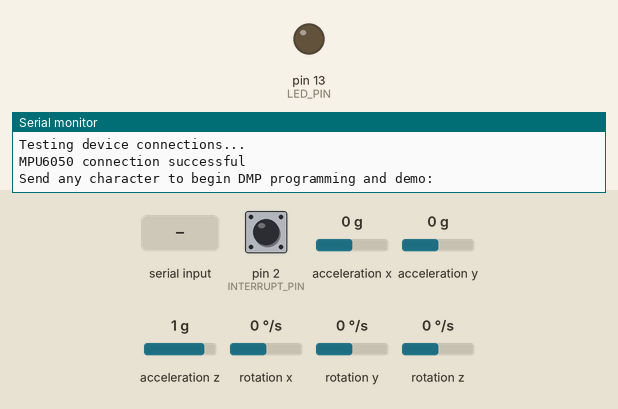
Simulated run of this sketch. Board: Arduino Leonardo, built with avr-gcc and run on an emulated ATmega32U4. Parts: output pins drawn as LEDs (lit = HIGH), the last lines printed to the serial monitor. Dashed ring = blinking. Inputs (shaded band) come from the test bench; at power-on: rotation z 0 °/s, acceleration x 0 g, acceleration y 0 g, pin 2 (INTERRUPT_PIN) LOW, acceleration z 1 g, rotation x 0 °/s, rotation y 0 °/s. The sensor or clock chip raises its interrupt line as the real part does.

Above: at 0.8 s.
0.9 s: "1\n" received over Serial
At 2.58 s:
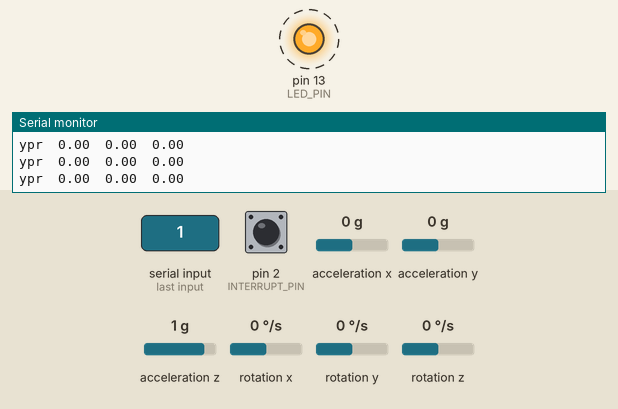
3.9 s: rotation z set to 100 °/s
6.9 s: acceleration x set to -1.4 g
12.9 s: acceleration x set to 0 g
15.9 s: acceleration y set to -1.4 g
Timing chart, 0 to 19.9 s (numbered marks = the images above; inputs shaded):
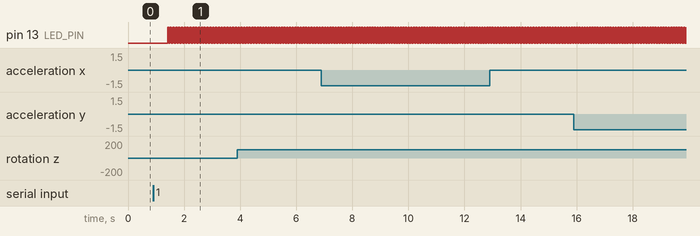

The sketch:

MPU6050_DMP6.ino
```cpp
/*
I2C device class (I2Cdev) demonstration Arduino sketch for MPU6050 class using DMP (MotionApps v2.0)
6/21/2012 by Jeff Rowberg <jeff@rowberg.net>
Updates should (hopefully) always be available at https://github.com/jrowberg/i2cdevlib

Changelog:
    2016-04-18 - Eliminated a potential infinite loop
    2013-05-08 - Added seamless Fastwire support
               - Added note about gyro calibration
    2012-06-21 - Added note about Arduino 1.0.1 + Leonardo compatibility error
    2012-06-20 - Improved FIFO overflow handling and simplified read process
    2012-06-19 - Completely rearranged DMP initialisation code and simplification
    2012-06-13 - Pull gyro and accel data from FIFO packet instead of reading directly
    2012-06-09 - Fix broken FIFO read sequence and change interrupt detection to RISING
    2012-06-05 - Add gravity-compensated initial reference frame acceleration output
               - Add 3D math helper file to DMP6 example sketch
               - Add Euler output and Yaw/Pitch/Roll output formats
    2012-06-04 - Remove accel offset clearing for better results (thanks Sungon Lee)
    2012-06-01 - Fixed gyro sensitivity to be 2000 deg/sec instead of 250
    2012-05-30 - Basic DMP initialisation working
*/

/* ============================================
I2Cdev device library code is placed under the MIT license
Copyright (c) 2012 Jeff Rowberg

Permission is hereby granted, free of charge, to any person obtaining a copy
of this software and associated documentation files (the "Software"), to deal
in the Software without restriction, including without limitation the rights
to use, copy, modify, merge, publish, distribute, sublicense, and/or sell
copies of the Software, and to permit persons to whom the Software is
furnished to do so, subject to the following conditions:

The above copyright notice and this permission notice shall be included in
all copies or substantial portions of the Software.

THE SOFTWARE IS PROVIDED "AS IS", WITHOUT WARRANTY OF ANY KIND, EXPRESS OR
IMPLIED, INCLUDING BUT NOT LIMITED TO THE WARRANTIES OF MERCHANTABILITY,
FITNESS FOR A PARTICULAR PURPOSE AND NONINFRINGEMENT. IN NO EVENT SHALL THE
AUTHORS OR COPYRIGHT HOLDERS BE LIABLE FOR ANY CLAIM, DAMAGES OR OTHER
LIABILITY, WHETHER IN AN ACTION OF CONTRACT, TORT OR OTHERWISE, ARISING FROM,
OUT OF OR IN CONNECTION WITH THE SOFTWARE OR THE USE OR OTHER DEALINGS IN
THE SOFTWARE.
===============================================
*/

// I2Cdev and MPU6050 must be installed as libraries, or else the .cpp/.h files
// for both classes must be in the include path of your project
#include "I2Cdev.h"
#include "MPU6050_6Axis_MotionApps20.h"
// #include "MPU6050.h" // not necessary if using MotionApps include file

// Arduino Wire library is required if I2Cdev I2CDEV_ARDUINO_WIRE implementation
// is used in I2Cdev.h
#if I2CDEV_IMPLEMENTATION == I2CDEV_ARDUINO_WIRE
#include "Wire.h"
#endif

// Class default I2C address is 0x68
// specific I2C addresses may be passed as a parameter here
// AD0 low = 0x68 (default for SparkFun breakout and InvenSense evaluation board)
// AD0 high = 0x69
MPU6050 mpu;
// MPU6050 mpu(0x69); // <-- use for AD0 high

/* =========================================================================
NOTE: In addition to connection 3.3v, GND, SDA, and SCL, this sketch
depends on the MPU-6050's INT pin being connected to the Arduino's
external interrupt #0 pin. On the Arduino Uno and Mega 2560, this is
digital I/O pin 2.
========================================================================= */

/* =========================================================================
NOTE: Arduino v1.0.1 with the Leonardo board generates a compile error
when using Serial.write(buf, len). The Teapot output uses this method.
The solution requires a modification to the Arduino USBAPI.h file, which
is fortunately simple, but annoying. This will be fixed in the next IDE
release. For more info, see these links:

http://arduino.cc/forum/index.php/topic,109987.0.html
http://code.google.com/p/arduino/issues/detail?id=958
========================================================================= */


// Uncomment "OUTPUT_READABLE_QUATERNION" if you want to see the actual
// quaternion components in a [w, x, y, z] format (not best for parsing
// on a remote host such as Processing or something though)
// #define OUTPUT_READABLE_QUATERNION

// Uncomment "OUTPUT_READABLE_EULER" if you want to see Euler angles
// (in degrees) calculated from the quaternions coming from the FIFO.
// Note that Euler angles suffer from gimbal lock (for more info, see
// http://en.wikipedia.org/wiki/Gimbal_lock)
// #define OUTPUT_READABLE_EULER

// Uncomment "OUTPUT_READABLE_YAWPITCHROLL" if you want to see the yaw/
// pitch/roll angles (in degrees) calculated from the quaternions coming
// from the FIFO. Note this also requires gravity vector calculations.
// Also note that yaw/pitch/roll angles suffer from gimbal lock (for
// more info, see: http://en.wikipedia.org/wiki/Gimbal_lock)
#define OUTPUT_READABLE_YAWPITCHROLL

// Uncomment "OUTPUT_READABLE_REALACCEL" if you want to see acceleration
// components with gravity removed. This acceleration reference frame is
// not compensated for orientation, so +X is always +X according to the
// sensor, just without the effects of gravity. If you want acceleration
// compensated for orientation, us OUTPUT_READABLE_WORLDACCEL instead.
// #define OUTPUT_READABLE_REALACCEL

// Uncomment "OUTPUT_READABLE_WORLDACCEL" if you want to see acceleration
// components with gravity removed and adjusted for the world frame of
// reference (yaw is relative to initial orientation, since no magnetometer
// is present in this case). Could be quite handy in some cases.
// #define OUTPUT_READABLE_WORLDACCEL

// Uncomment "OUTPUT_TEAPOT" if you want output that matches the
// format used for the InvenSense teapot demo
// #define OUTPUT_TEAPOT


#define INTERRUPT_PIN 2  // use pin 2 on Arduino Uno & most boards
#define LED_PIN 13  // (Arduino is 13)
bool blinkState = false;

// MPU control/status vars
bool dmpReady = false;  // set true if DMP init was successful
uint8_t mpuIntStatus;   // holds actual interrupt status byte from MPU
uint8_t devStatus;      // return status after each device operation (0 = success, !0 = error)
uint16_t packetSize;    // expected DMP packet size (default is 42 bytes)
uint16_t fifoCount;     // count of all bytes currently in FIFO
uint8_t fifoBuffer[64]; // FIFO storage buffer

// Orientation/motion vars
Quaternion q;           // [w, x, y, z]         quaternion container
VectorInt16 aa;         // [x, y, z]            accel sensor measurements
VectorInt16 aaReal;     // [x, y, z]            gravity-free accel sensor measurements
VectorInt16 aaWorld;    // [x, y, z]            world-frame accel sensor measurements
VectorFloat gravity;    // [x, y, z]            gravity vector
float euler[3];         // [psi, theta, phi]    Euler angle container
float ypr[3];           // [yaw, pitch, roll]   yaw/pitch/roll container and gravity vector

// Packet structure for InvenSense teapot demo
uint8_t teapotPacket[14] = { '$', 0x02, 0,0, 0,0, 0,0, 0,0, 0x00, 0x00, '\r', '\n' };


// ================================================================
// ===               INTERRUPT DETECTION ROUTINE                ===
// ================================================================

volatile bool mpuInterrupt = false;     // Indicates whether MPU interrupt pin has gone high
void dmpDataReady() {
    mpuInterrupt = true;
}

// ================================================================
// ===                      INITIAL SETUP                       ===
// ================================================================

void setup() {
    // Join I2C bus (I2Cdev library doesn't do this automatically)
#if I2CDEV_IMPLEMENTATION == I2CDEV_ARDUINO_WIRE
    Wire.begin();
    Wire.setClock(400000);  // 400kHz I2C clock. Comment this line if having compilation difficulties
#elif I2CDEV_IMPLEMENTATION == I2CDEV_BUILTIN_FASTWIRE
    Fastwire::setup(400, true);
#endif

    // (115200 baud is chosen because it is required for Teapot Demo output, but it's
    // really up to you depending on your project)
    Serial.begin(115200);

    // NOTE: 8MHz or slower host processors, like the Teensy @ 3.3V or Arduino
    // Pro Mini running at 3.3V, cannot handle this baud rate reliably due to
    // the baud timing being too misaligned with processor ticks. You must use
    // 38400 or slower in these cases, or use some kind of external separate
    // crystal solution for the UART timer.

    // Initialise device
    Serial.println(F("Initialising I2C devices..."));
    mpu.initialize();
    pinMode(INTERRUPT_PIN, INPUT);

    // Verify connection
    Serial.println(F("Testing device connections..."));
    Serial.println(mpu.testConnection() ? F("MPU6050 connection successful") : F("MPU6050 connection failed"));

    // Wait for ready
    Serial.println(F("\nSend any character to begin DMP programming and demo: "));
    while (Serial.available() && Serial.read()) {;}  // empty buffer
    while (!Serial.available()) {;}                  // wait for data
    while (Serial.available() && Serial.read()) {;}  // empty buffer again

    // Load and configure the DMP
    Serial.println(F("Initializing DMP..."));
    devStatus = mpu.dmpInitialize();

    // Supply your own gyro offsets here, scaled for min sensitivity
    mpu.setXGyroOffset(220);
    mpu.setYGyroOffset(76);
    mpu.setZGyroOffset(-85);
    mpu.setZAccelOffset(1788);  // 1688 factory default for my test chip

    // make sure it worked (returns 0 if so)
    if (devStatus == 0) {
        // Turn on the DMP, now that it's ready
        Serial.println(F("Enabling DMP..."));
        mpu.setDMPEnabled(true);

        // Enable Arduino interrupt detection
        Serial.print(F("Enabling interrupt detection (Arduino external interrupt "));
        Serial.print(digitalPinToInterrupt(INTERRUPT_PIN));
        Serial.println(F(")..."));
        attachInterrupt(digitalPinToInterrupt(INTERRUPT_PIN), dmpDataReady, RISING);
        mpuIntStatus = mpu.getIntStatus();

        // Set our DMP Ready flag so the main loop() function knows it's okay to use it
        Serial.println(F("DMP ready! Waiting for first interrupt..."));
        dmpReady = true;

        // Get expected DMP packet size for later comparison
        packetSize = mpu.dmpGetFIFOPacketSize();
    } else {
        // ERROR!
        // 1 = initial memory load failed
        // 2 = DMP configuration updates failed
        // (if it's going to break, usually the code will be 1)
        Serial.print(F("DMP Initialization failed (code "));
        Serial.print(devStatus);
        Serial.println(F(")"));
    }

    pinMode(LED_PIN, OUTPUT);
}


// ================================================================
// ===                    MAIN PROGRAM LOOP                     ===
// ================================================================

void loop() {
    // Do nothing if programming failed
    if (!dmpReady) {}

    // Wait for MPU interrupt or extra packet(s) available
    while (!mpuInterrupt && fifoCount < packetSize) {
        if (mpuInterrupt && fifoCount < packetSize) {
          // try to get out of the infinite loop
          fifoCount = mpu.getFIFOCount();
        }
        // if you are really paranoid you can frequently test in between other
        // stuff to see if mpuInterrupt is true, and if so, "break;" from the
        // while() loop to immediately process the MPU data
    }

    // Reset interrupt flag and get INT_STATUS byte
    mpuInterrupt = false;
    mpuIntStatus = mpu.getIntStatus();

    // Get current FIFO count
    fifoCount = mpu.getFIFOCount();

    // Check for overflow (this should never happen unless our code is too inefficient)
    if ((mpuIntStatus & _BV(MPU6050_INTERRUPT_FIFO_OFLOW_BIT)) || fifoCount >= 1024) {
        // reset so we can continue cleanly
        mpu.resetFIFO();
        fifoCount = mpu.getFIFOCount();
        Serial.println(F("FIFO overflow!"));

    // Otherwise, check for DMP data ready interrupt (this should happen frequently)
    } else if (mpuIntStatus & _BV(MPU6050_INTERRUPT_DMP_INT_BIT)) {
        // wait for correct available data length, should be a VERY short wait
        while (fifoCount < packetSize) {fifoCount = mpu.getFIFOCount();}

        // Read a packet from FIFO
        mpu.getFIFOBytes(fifoBuffer, packetSize);

        // Track FIFO count here in case there is > 1 packet available
        // (this lets us immediately read more without waiting for an interrupt)
        fifoCount -= packetSize;

#ifdef OUTPUT_READABLE_QUATERNION
        // Display quaternion values in easy matrix form: w x y z
        mpu.dmpGetQuaternion(&q, fifoBuffer);
        Serial.print("quat\t");
        Serial.print(q.w);
        Serial.print("\t");
        Serial.print(q.x);
        Serial.print("\t");
        Serial.print(q.y);
        Serial.print("\t");
        Serial.println(q.z);
#endif // OUTPUT_READABLE_QUATERNION

#ifdef OUTPUT_READABLE_EULER
        // Display Euler angles in degrees
        mpu.dmpGetQuaternion(&q, fifoBuffer);
        mpu.dmpGetEuler(euler, &q);
        Serial.print("euler\t");
        Serial.print(euler[0] * 180/M_PI);
        Serial.print("\t");
        Serial.print(euler[1] * 180/M_PI);
        Serial.print("\t");
        Serial.println(euler[2] * 180/M_PI);
#endif // OUTPUT_READABLE_EULER

#ifdef OUTPUT_READABLE_YAWPITCHROLL
        // Display Euler angles in degrees
        mpu.dmpGetQuaternion(&q, fifoBuffer);
        mpu.dmpGetGravity(&gravity, &q);
        mpu.dmpGetYawPitchRoll(ypr, &q, &gravity);
        Serial.print("ypr\t");
        Serial.print(ypr[0] * 180/M_PI);
        Serial.print("\t");
        Serial.print(ypr[1] * 180/M_PI);
        Serial.print("\t");
        Serial.println(ypr[2] * 180/M_PI);
#endif // OUTPUT_READABLE_YAWPITCHROLL

#ifdef OUTPUT_READABLE_REALACCEL
        // Display real acceleration, adjusted to remove gravity
        mpu.dmpGetQuaternion(&q, fifoBuffer);
        mpu.dmpGetAccel(&aa, fifoBuffer);
        mpu.dmpGetGravity(&gravity, &q);
        mpu.dmpGetLinearAccel(&aaReal, &aa, &gravity);
        Serial.print("areal\t");
        Serial.print(aaReal.x);
        Serial.print("\t");
        Serial.print(aaReal.y);
        Serial.print("\t");
        Serial.println(aaReal.z);
#endif // OUTPUT_READABLE_REALACCEL

#ifdef OUTPUT_READABLE_WORLDACCEL
        // Display initial world-frame acceleration, adjusted to remove gravity
        // and rotated based on known orientation from quaternion
        mpu.dmpGetQuaternion(&q, fifoBuffer);
        mpu.dmpGetAccel(&aa, fifoBuffer);
        mpu.dmpGetGravity(&gravity, &q);
        mpu.dmpGetLinearAccel(&aaReal, &aa, &gravity);
        mpu.dmpGetLinearAccelInWorld(&aaWorld, &aaReal, &q);
        Serial.print("aworld\t");
        Serial.print(aaWorld.x);
        Serial.print("\t");
        Serial.print(aaWorld.y);
        Serial.print("\t");
        Serial.println(aaWorld.z);
#endif // OUTPUT_READABLE_WORLDACCEL

#ifdef OUTPUT_TEAPOT
        // Display quaternion values in InvenSense Teapot demo format:
        teapotPacket[2] = fifoBuffer[0];
        teapotPacket[3] = fifoBuffer[1];
        teapotPacket[4] = fifoBuffer[4];
        teapotPacket[5] = fifoBuffer[5];
        teapotPacket[6] = fifoBuffer[8];
        teapotPacket[7] = fifoBuffer[9];
        teapotPacket[8] = fifoBuffer[12];
        teapotPacket[9] = fifoBuffer[13];
        Serial.write(teapotPacket, 14);
        teapotPacket[11]++; // packetCount, loops at 0xFF on purpose
#endif // OUTPUT_TEAPOT

        // Blink LED to indicate activity
        blinkState = !blinkState;
        digitalWrite(LED_PIN, blinkState);
    }
}
```

Measured:
- after the input at 0.9 s, pin 13 (LED_PIN): alternates HIGH for 0.01 s and LOW for 0.01 s, starting after 0.52 s
